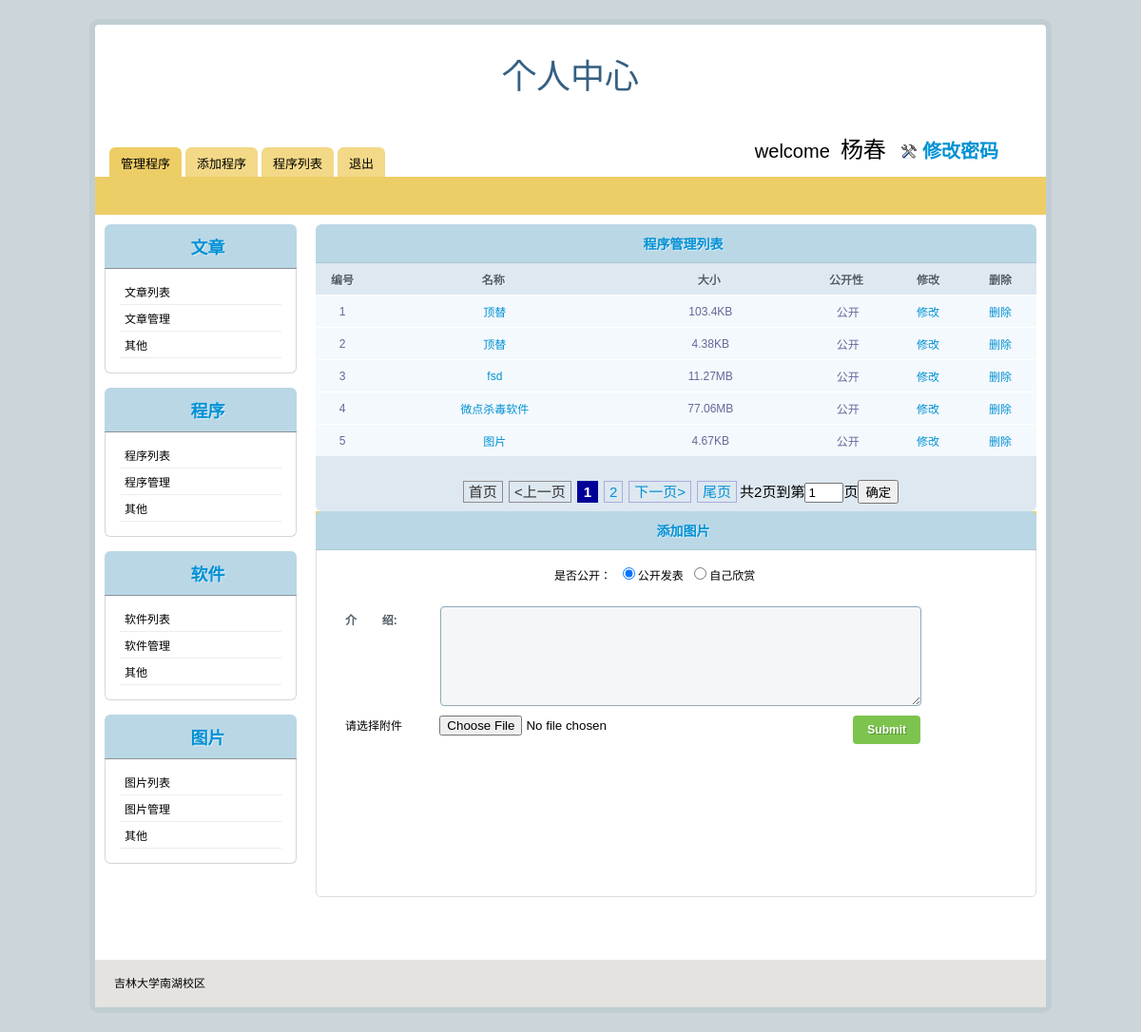
Page /admin/behindPage/self_picture.php (signed in) on the committed database.
### tables this page shows
CREATE TABLE IF NOT EXISTS `program` (
  `id` smallint(6) NOT NULL AUTO_INCREMENT COMMENT '编号',
  `name` varchar(40) NOT NULL COMMENT '名字',
  `maker` varchar(40) NOT NULL COMMENT '编程者',
  `description` mediumtext NOT NULL COMMENT '描述',
  `poster` varchar(32) NOT NULL COMMENT '上传者',
  `filename` varchar(32) NOT NULL COMMENT '纯粹文件名',
  `size` varchar(32) NOT NULL COMMENT '大小',
  `path` varchar(128) NOT NULL COMMENT '文件路径',
  `posttime` date NOT NULL COMMENT '日期',
  `self` tinyint(4) NOT NULL COMMENT '公开性，0为公开，1为不公开',
  PRIMARY KEY (`id`)
);

### admin/behindPage/self_picture.php (the view, shortened to what this page needs)
<?php
   require_once('../../conn/connect.php');
?>
<?php
if(isset($_GET['a'])){
	$a=$_GET['a'];
}
else {
	$a=0;
}
if(isset($_GET['l'])){
	$l=$_GET['l'];
}
else {
	$l=0;
}
if (!isset($_GET['p'])){
	$page = 1;
}else{
$page = $_GET['p'];}
$pagesize= 5;
$poster=$_SESSION['username'];
$sql = "select id from program where poster='$poster'";
$mysqli_result=$mysqli->query($sql);
if(isset($mysqli_result->num_rows))
{
	$total = $mysqli_result->num_rows;
}
else
{
	$total = 0;
}
$total_pages = ceil($total/$pagesize);
$page_banner = "<div class='page' >";
$start = 1;
$end = $total_pages;
$sql = "SELECT * FROM program where poster='$poster' LIMIT ".($page-1)*$pagesize .",$pagesize";
$query = $mysqli->query($sql);
if($query && $query->num_rows>0){
		while($row = $query->fetch_assoc()){
			$data[] = $row;
		}
	}else{
		$data = array();
	}
?>
<!DOCTYPE html PUBLIC "-//W3C//DTD XHTML 1.0 Transitional//EN" "http://www.w3.org/TR/xhtml1/DTD/xhtml1-transitional.dtd">
<html xmlns="http://www.w3.org/1999/xhtml">
<head>
<link rel="stylesheet" type="text/css" href="../../css/self_style.css" />
</head>
<body>
<div id="panelwrap">
	<div class="header">
    	<div class="title">个人中心</div>
    	<div class="header_right"> <span id="welcome">welcome&nbsp;&nbsp;<font id="un"><?php echo $_SESSION['username'];?></font>&nbsp;&nbsp;<a href="changepwd.php" class="settings">修改密码</a></span> </div>
    	<div class="menu">
    <ul>
    <li><a href="#manage" class="selected">管理程序</a></li>
    <li><a onclick="a_a()" style="cursor:pointer">添加程序</a></li>
    <li><a onclick="return pagelist()" style="cursor:pointer">程序列表</a></li>
    <li><a href="logout.php">退出</a></li>
    </ul>
   		</div>
    </div>
    <div class="submenu"></div>
    <div class="center_content">
    	<div id="right_wrap">
        	<div id="right_content">
   		 	<h2><a name="manage">程序管理列表</a></h2>
    <div id="five_page" style="display:<?php if($l==1) echo "none";else if($a==1) echo "none";else  echo "block;"?>">
    <table class="rounded-corner">
    <thead>
    	<tr>
            <th width="40px;">编号</th>
            <th>名称</th>
            <th>大小</th>
            <th width="80px;">公开性</th>
            <th width="60px;">修改</th>
            <th width="60px;">删除</th>
        </tr>
    </thead>
        <tfoot>
    	<tr>
        	<td colspan="12">&nbsp;
            <?php
if($page > 1){
    $page_banner.= "<a href='".$_SERVER['PHP_SELF']."?p=1'>首页</a>";
    $page_banner.= "<a href='".$_SERVER['PHP_SELF']."?p=".($page-1)."' ><上一页</a>";
}else{
    $page_banner.="<span class='disable'>首页</span>";
    $page_banner.="<span class='disable'><上一页</span>";
}
for($i=$start;$i<=$end;$i++){
    if($page==$i){
        $page_banner.="<span class='current'>{$i}</span>";
    }else{
    $page_banner.= "<a href='".$_SERVER['PHP_SELF']."?p=".$i."' >$i</a>";
    }
}
if($page < $total_pages){
    $page_banner.= "<a href='".$_SERVER['PHP_SELF']."?p=".($page+1)."' >下一页></a>";
    $page_banner.= "<a href='".$_SERVER['PHP_SELF']."?p=".($total_pages)."'>尾页</a>";
}else{
    $page_banner.="<span class='disable'>下一页></span>";
    $page_banner.="<span class='disable'>尾页</span>";
  }
$page_banner.="共{$total_pages}页";
$page_banner.="<form action = 'self_program.php' method='get'>";
$page_banner.="到第<input type='text' size='2' name='p' value='$page'>页";
$page_banner.="<input type='submit' value='确定'>";
$page_banner.="</form></div>";
echo $page_banner;
?>
  </td>
        </tr>
    </tfoot>
    <tbody>
    <?php
		if(!empty($data)){
			$i=($page-1)*$pagesize+1;
			foreach($data as $value){
				$size1=$value['size'];
					if($size1 <1024)
					$size=$size1."B";
					else if($size1<1024*1024)
					$size=round($size1/(1024),2)."KB";
					else if($size1<1024*1024*1024)
					$size=round($size1/(1024*1024),2)."MB";
					else if($size1<1024*1024*1024*1024)
					$size=round($size1/(1024*1024*1024),2)."GB";
					else
					$size="文件过大！";
	?>
    	<tr class="odd">
    <td><?php echo $i; $i++;?></td>
            <td>&nbsp;<a href="article.show.php?id=<?php echo $value['id'];?>&table=program"><?php echo $value['name']?></a></td>
            <td>&nbsp;<?php echo $size?></td>
            <td>&nbsp;<?php  if($value['self']==0) echo "公开";else echo "不公开";?></td>
            <td><a href="app.modify.php?id=<?php echo $value['id'];?>&table=program" >修改</a></td>
            <td><a href="app.del.handle.php?id=<?php echo $value['id'];?>&table=program" onclick="javascript:return confir()">删除</a></td>  <?php
		  }?>
        </tr>
    <?php
		}
     ?>
    </tbody>
    </table>
    </div>
		<div id="add_article" style="display:<?php if($a==0 and $l==0) echo "block";else if($a==1) echo "block";else  echo "none";?>">
      <div class="submenu"><h2><a name="add">添加图片</a></h2></div>
    <div id="tab1" class="tabcontent">
    <form id="form1" name="form1" method="post" action="deal_pictureUp.php" enctype="multipart/form-data">
        	<div class="yon">是否公开：&nbsp;&nbsp;<input type="radio" name="self" value="0" checked="checked" />公开发表&nbsp;&nbsp;<input name="self" type="radio" value="1" />自己欣赏</div>
        <div class="form">
             <div class="form_row">
            <label>介&nbsp;&nbsp;&nbsp;&nbsp;&nbsp;&nbsp;&nbsp;&nbsp;绍:</label>
            <textarea class="form_textarea" name="description" id="description" ></textarea>
            </div>
            <div class="form_row">
            请选择附件
			 <input type="file" name="myfile" class="view" id="myfile" onchange="pre(myfile)" />
			 <input type="submit" class="form_submit" value="Submit" onclick="return check(form1)" />
            </div>
            <div id="P" ><img   name="preview" id="preview" onload="img_size()" src="" /></div>
        </div>
        </form>
    </div>
    	</div>
     </div>
</div>
      <div class="sidebar" id="sidebar">
     <h2><a href="self_article.php">文章</a></h2>
        <ul>
            <li><a href="self_article.php?a=2&l=1">文章列表</a></li>
            <li><a href="self_article.php">文章管理</a></li>
            <li><a href="#">其他</a></li>
        </ul>
    <h2><a href="self_program.php">程序</a></h2>
        <ul>
            <li><a onclick="return pagelist()" style="cursor:pointer">程序列表</a></li>
            <li><a onclick="return org()" style="cursor:pointer" >程序管理</a></li>
            <li><a href="#">其他</a></li>
        </ul>
   <h2><a href="self_app.php">软件</a></h2>
        <ul>
            <li><a href="self_app.php?l=1&a=2">软件列表</a></li>
            <li><a href="self_app.php">软件管理</a></li>
            <li><a href="#">其他</a></li>
        </ul>
    <h2><a href="picture.php">图片</a></h2>
        <ul>
            <li><a href="#">图片列表</a></li>
            <li><a href="#">图片管理</a></li>
            <li><a href="#">其他</a></li>
        </ul>
    </div>
    </div>
    <div class="footer">吉林大学南湖校区</div>
</div>
</body>
</html>

### admin/behindPage/self_picture.php (style rules this page uses)
#P { float:left; background-color:; width:120px; height:120px; margin-left:100px; }

### rows in the picture
program: name "顶替", size "103.4KB", self "公开"
program: name "顶替", size "4.38KB", self "公开"
program: name "fsd", size "11.27MB", self "公开"
program: name "微点杀毒软件", size "77.06MB", self "公开"
program: name "图片", size "4.67KB", self "公开"

### other values in the picture
$_SESSION['username'] "杨春"
$page_banner "共2页"
